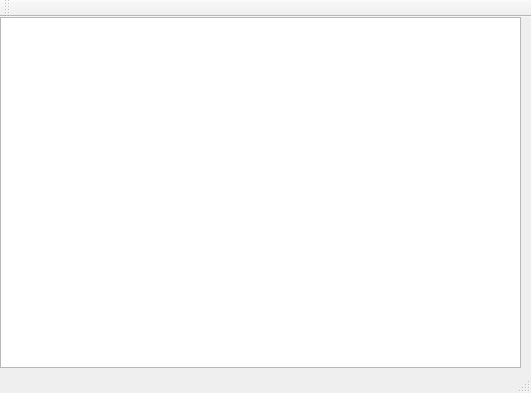
<?xml version="1.0" encoding="UTF-8"?>
<ui version="4.0">
 <class>MainWindow</class>
 <widget class="QMainWindow" name="MainWindow">
  <property name="geometry">
   <rect>
    <x>0</x>
    <y>0</y>
    <width>531</width>
    <height>393</height>
   </rect>
  </property>
  <property name="windowTitle">
   <string>MainWindow</string>
  </property>
  <widget class="QWidget" name="centralWidget">
   <widget class="QTableWidget" name="tableWidget">
    <property name="geometry">
     <rect>
      <x>0</x>
      <y>0</y>
      <width>521</width>
      <height>351</height>
     </rect>
    </property>
   </widget>
  </widget>
  <widget class="QMenuBar" name="menuBar">
   <property name="geometry">
    <rect>
     <x>0</x>
     <y>0</y>
     <width>531</width>
     <height>23</height>
    </rect>
   </property>
  </widget>
  <widget class="QToolBar" name="mainToolBar">
   <attribute name="toolBarArea">
    <enum>TopToolBarArea</enum>
   </attribute>
   <attribute name="toolBarBreak">
    <bool>false</bool>
   </attribute>
  </widget>
  <widget class="QStatusBar" name="statusBar"/>
 </widget>
 <layoutdefault spacing="6" margin="11"/>
 <resources/>
 <connections/>
</ui>
